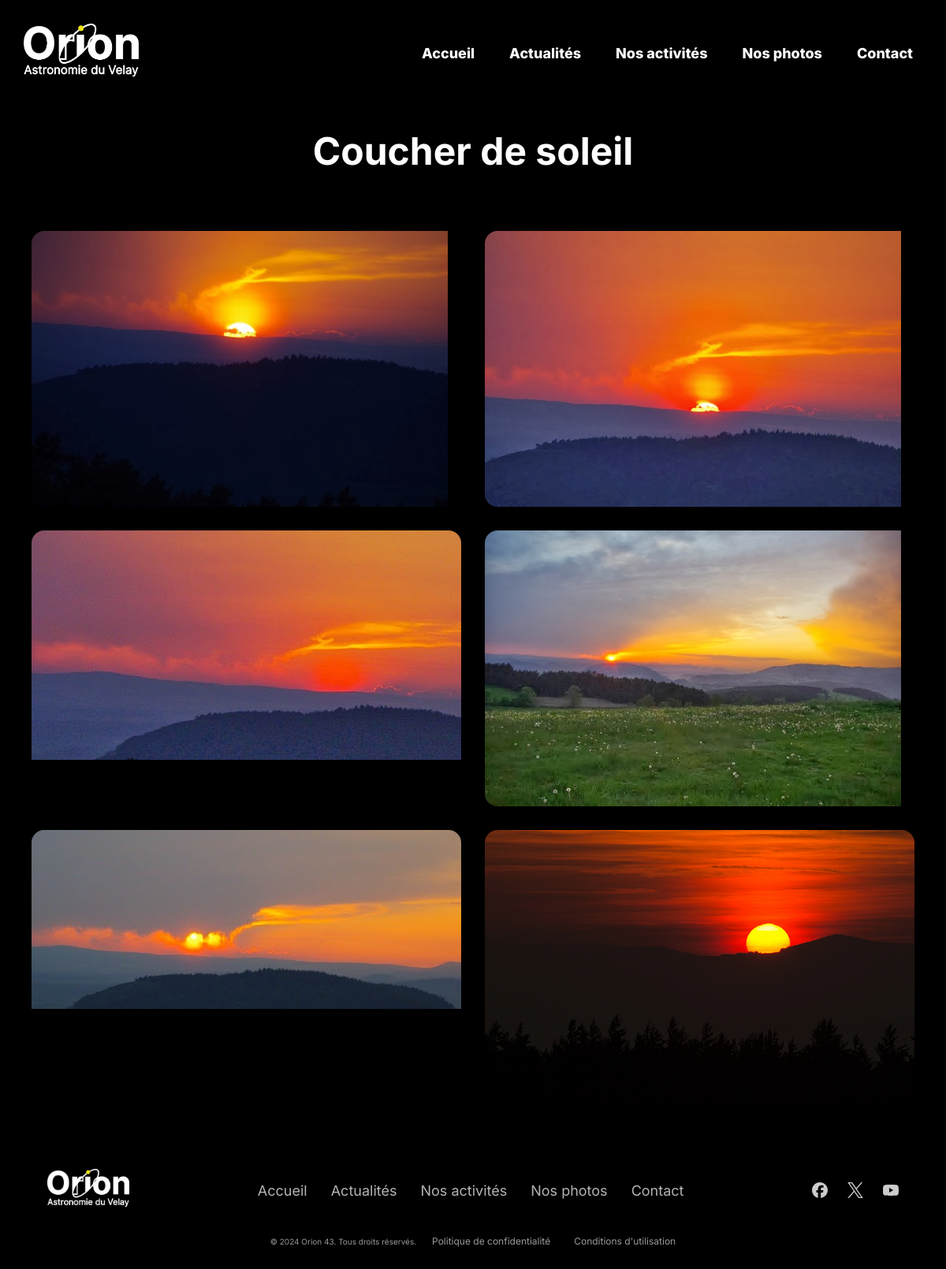
Screenshot of /HTML/sous-catégorie.php?categorie=18 with the database file from the repository.
### tables this page shows
CREATE TABLE `categorie_photo` (
  `categorie_id` int(11) NOT NULL,
  `nom` varchar(100) NOT NULL,
  `slug` varchar(100) NOT NULL,
  `description` text DEFAULT NULL,
  `type_affichage` varchar(50) NOT NULL
);

CREATE TABLE `photo` (
  `photo_id` int(11) NOT NULL,
  `url` varchar(255) NOT NULL,
  `titre` varchar(255) DEFAULT NULL,
  `description` text DEFAULT NULL,
  `infos_techniques` text DEFAULT NULL,
  `date_prise` date DEFAULT NULL,
  `categorie_id` int(11) NOT NULL,
  `article_id` int(11) DEFAULT NULL
);

### PHP/classe_objet/database.php (called while the page is built)
<?php
class Database {
    private static $instance = null;
    public $pdo;
    private function __construct() {
        try {
            $this->pdo = new PDO(
                'mysql:host=localhost;dbname=orion43;charset=utf8',
                'root',
                '',
                [PDO::ATTR_ERRMODE => PDO::ERRMODE_EXCEPTION]
            );
        } catch (PDOException $e) {
            die('Erreur DB : ' . $e->getMessage());
        }
    }
    public static function getInstance() {
        if (self::$instance === null) {
            self::$instance = new Database();
        }
        return self::$instance;
    }
    public function getObjects($sql, $className, $params = []) {
        $stmt = $this->pdo->prepare($sql);
        $stmt->execute($params);
        return $stmt->fetchAll(PDO::FETCH_CLASS, $className);
    }
}

### PHP/classe_objet/Categorie.php (called while the page is built, shortened)
<?php
class Categorie {
    private $nom;
    public function getNom() {
        return $this->nom;
    }
}

### PHP/classe_objet/Photo.php (called while the page is built, shortened)
<?php
class Photo {
    private $url;
    public function getUrl() {
        return $this->url;
    }
}

### HTML/sous-catégorie.php (the view, shortened to what this page needs)
<?php
include_once '../PHP/classe_objet/database.php';
include_once '../PHP/classe_objet/Photo.php';
include_once '../PHP/classe_objet/Categorie.php';
$db = Database::getInstance();
$categorie_id = $_GET['categorie'] ?? null;
$sql = "SELECT photo_id, url, titre, infos_techniques, date_prise
        FROM photo
        WHERE categorie_id = :id
        ORDER BY photo_id DESC";
$photos = $db->getObjects($sql, 'Photo', [
    ':id' => $categorie_id
]);
$sqlCat = "SELECT categorie_id, nom, slug
           FROM categorie_photo
           WHERE categorie_id = :id";
$categorie = $db->getObjects($sqlCat, 'Categorie', [
    ':id' => $categorie_id
]);
$nomCategorie = !empty($categorie)
    ? $categorie[0]->getNom()
    : 'Galerie';
?>
<!DOCTYPE html>
<html lang="fr">
<head>
        <link rel="stylesheet" href="../css/stylenosphotos.css">
    <link rel="stylesheet" href="../css/style.css">
</head>
<body>
    <nav class="navbar">
        <div class="nav-container">
            <a href="Index.html" class="logo">
                <img src="../Image/CharteGraphique/logo blanc.png" alt="Orion 43 Logo">
            </a>
            <ul class="nav-menu">
                <li><a href="Index.html" class="nav-link">Accueil</a></li>
                <li><a href="Actualites.html" class="nav-link">Actualités</a></li>
                <li><a href="NosActivites.html" class="nav-link">Nos activités</a></li>
                <li><a href="NosPhotos.html" class="nav-link">Nos photos</a></li>
                <li><a href="Contact.html" class="nav-link">Contact</a></li>
            </ul>
        </div>
    </nav>
<main class="main-content">
<h1>
    <?= htmlspecialchars($nomCategorie) ?>
</h1>
    <div class="grid">
    <?php if (empty($photos)): ?>
        <p>Aucune photo dans cette catégorie.</p>
    <?php else: ?>
        <?php foreach ($photos as $photo): ?>
    <div class="card">
        <img src="/page_nos_photos/<?= htmlspecialchars($photo->getUrl()) ?>">
    </div>
<?php endforeach; ?>
    <?php endif; ?>
</main>
</body>
    <footer class="footer">
        <div class="footer-top">
            <div class="footer-top-left">
                <a href="Index.html" class="footer-logo">
                    <img src="../Image/CharteGraphique/logo blanc.png" alt="Orion 43 Logo">
                </a>
            </div>
            <div class="footer-top-center">
                <ul class="footer-nav">
                    <li><a href="Index.html">Accueil</a></li>
                    <li><a href="Actualites.html">Actualités</a></li>
                    <li><a href="NosActivites.html">Nos activités</a></li>
                    <li><a href="NosPhotos.html">Nos photos</a></li>
                    <li><a href="Contact.html">Contact</a></li>
                </ul>
            </div>
             <div class="footer-top-right">
                <a href="https://www.facebook.com/43orion/" class="social-link" aria-label="Facebook">
                    <img src="../Image/LogoRS/facebook.svg" alt="Facebook">
                </a>
                <a href="https://x.com/43Orion" class="social-link" aria-label="X">
                    <img src="../Image/LogoRS/x.svg" alt="X">
                </a>
                <a href="www.youtube.com/@orionastronomieduvelay1744" class="social-link" aria-label="YouTube">
                    <img src="../Image/LogoRS/youtube.svg" alt="YouTube">
                </a>
            </div>
        </div>
        <div class="footer-bottom">
            <p class="footer-copyright">&copy; 2024 Orion 43. Tous droits réservés.</p>
            <ul class="footer-legal-links">
                <li><a href="#">Politique de confidentialité</a></li>
                <li><a href="#">Conditions d'utilisation</a></li>
            </ul>
        </div>
    </footer>
</html>

### CSS/stylenosphotos.css (style rules this page uses)
.grid { display: grid; grid-template-columns: repeat(auto-fill, minmax(400px, 1fr)); gap: 30px; padding: 40px; }
.card { position: relative; border-radius: 16px; overflow: hidden; cursor: pointer; }
.card img { max-height: 350px; display: block; transition: filter 0.4s ease, transform 0.4s ease; object-fit: fill; }

### CSS/style.css (style rules this page uses)
html, body { margin: 0; min-height: 100vh; background: #000; color: #fff; font-family: 'Inter', sans-serif; }
:root { --base: clamp(14px, 2vw, 18px); --h1: clamp(28px, 5vw, 48px); --h2: clamp(20px, 3vw, 32px); --h3: clamp(16px, 2.5vw, 24px); --h4: clamp(14px, 2vw, 20px); }
body { font-size: var(--base); }
:root { --nav-height-desktop: 130px; --nav-height-mobile: 90px; }
body { display: flex; flex-direction: column; padding-top: var(--nav-height-desktop); }
.navbar { position: fixed; top: 0; left: 0; right: 0; z-index: 100; background: transparent; backdrop-filter: blur(2px); background: rgba(0, 0, 0, 0.9); }
.nav-container { display: flex; justify-content: space-between; align-items: center; padding: 30px 30px; max-width: 1400px; margin: 0 auto; width: 100%; box-sizing: border-box; }
.logo img { height: 70px; width: auto; }
.nav-menu { display: flex; list-style: none; margin: 0; padding: 0; gap: 20px; align-items: center; }
.nav-link { color: #fff; text-decoration: none; font-size: var(--base); font-weight: 800; transition: color 0.3s ease; padding: 8px 12px; }
h1 { color: white; font-size: var(--h1); text-align: center; }
.footer { background: transparent; backdrop-filter: blur(2px); padding: 40px 30px; position: relative; z-index: 10; margin-top: auto; }
.footer-top { display: flex; justify-content: space-between; align-items: center; max-width: 1400px; margin: 0 auto; gap: 40px; padding: 0 30px; margin-bottom: 30px; }
.footer-top-left { flex-shrink: 0; }
.footer-logo img { height: 50px; width: auto; }
.footer-top-center { flex: 1; }
.footer-nav { display: flex; list-style: none; margin: 0; padding: 0; gap: 30px; justify-content: center; }
.footer-nav a { color: rgba(255, 255, 255, 0.7); text-decoration: none; font-size: var(--base); font-weight: 400; transition: color 0.3s ease; }
.footer-top-right { display: flex; gap: 25px; align-items: center; flex-shrink: 0; }
.social-link { color: #fff; transition: color 0.3s ease; display: flex; align-items: center; justify-content: center; opacity: 0.8; }
.social-link img { width: 20px; height: 20px; filter: brightness(0) invert(1); }
.footer-bottom { display: flex; justify-content: center; align-items: center; max-width: 1400px; margin: 0 auto; gap: 20px; flex-wrap: wrap; }
.footer-copyright { margin: 0; font-size: 10px; color: rgba(255, 255, 255, 0.6); font-weight: 400; }
.footer-legal-links { font-size: 10px; display: flex; list-style: none; margin: 0; padding: 0; gap: 30px; flex-wrap: wrap; justify-content: center; }
.footer-legal-links a { color: rgba(255, 255, 255, 0.6); text-decoration: none; font-size: 12px; font-weight: 400; transition: color 0.3s ease; }

### rows the page displays
categorie_photo: nom "Coucher de soleil"
photo: url (picture)
photo: url (picture)
photo: url (picture)
photo: url (picture)
photo: url (picture)
photo: url (picture)
